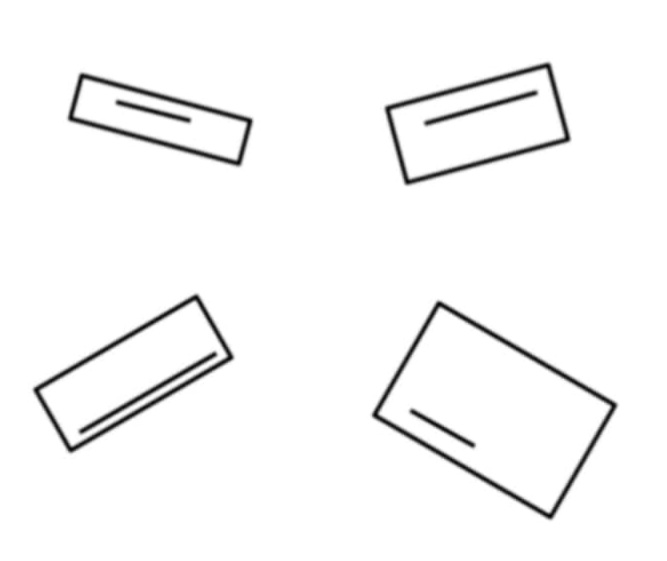
#> input picture shapedetector.jpg, 667 x 561 px
$ python rectangle_numbering.py.py
#> lines starting #> are read from the running program, lines starting #| are printed output that depends on the picture; after the words box and inside, x2 and y2 are one past the last pixel; in counts of white or black regions, pixels touching at a corner belong together; long printed decimals are rounded
import cv2
import numpy as np
import math

def do_nothing(a):
    pass

def get_contours(img, img_contour, contour_type):
    if contour_type == "line":
        contours, hierarchy = cv2.findContours(img, cv2.RETR_TREE, cv2.CHAIN_APPROX_SIMPLE)
    else:
        contours, hierarchy = cv2.findContours(img, cv2.RETR_EXTERNAL, cv2.CHAIN_APPROX_SIMPLE)

    print(len(contours))
    rectangle_contours = []
    line_contours = []

    for i in range(len(contours)):
        peri = cv2.arcLength(contours[i], True)
        approx = cv2.approxPolyDP(contours[i], 0.02 * peri, True)
        area = cv2.contourArea(contours[i])

        rect = cv2.minAreaRect(contours[i])
        box = cv2.boxPoints(rect)
        box = np.int0(box)
        center = rect[0]
        size = rect[1]
        angle = rect[2]

        if contour_type == "line":
            if area >= 5 and (size[0] < 20 or size[1] < 20):
                cv2.drawContours(img_contour, [box], 0, (0, 0, 255), 2)
                print(f"Contour {i} may be line.")
                line_dict = {'contour': i,
                             'center': center,
                             'size': size,
                             'angle': angle,
                             'area': area,
                             'box': box}
                line_contours.append(line_dict)
        else:
            x_start = box[3][0]
            y_start = box[3][1]
            a = box[0][0]
            b = box[0][1]
            c = box[2][0]
            d = box[2][1]
            d1 = math.sqrt((x_start - a) ** 2 + (y_start - b) ** 2)
            d2 = math.sqrt((x_start - c) ** 2 + (y_start - d) ** 2)
            if d1 >= d2:
                x_end = x_start - int(size[0])
                y_end = y_start - int(size[1])
            else:
                x_end = x_start + int(size[1])
                y_end = y_start - int(size[0])

            cv2.drawContours(img_contour, [box], 0, (0, 0, 255), 3)
            rect_dict = {'contour': i,
                         'center': center,
                         'size': size,
                         'angle': angle,
                         'area': area,
                         'box': box,
                         'BBpoints': [x_start, y_start, x_end, y_end]}
            rectangle_contours.append(rect_dict)

    if contour_type == "line":
        print(len(line_contours))
        similar_line_list = []
        while len(line_contours) != 0:
            similar_line = []
            line = line_contours[0]
            similar_line.append(line)
            for j in range(1, len(line_contours)):
                if j < len(line_contours):
                    if abs(line['center'][0] - line_contours[j]['center'][0] < 10 and line['center'][1] -
                           line_contours[j]['center'][1] < 10.0):
                        if abs(line['angle'] - line_contours[j]['angle']) < 1.0:
                            if abs(line['area'] - line_contours[j]['area']) < 175:
                                similar_line.append(line_contours[j])
                                print(f"Contours- {line['contour']} and {line_contours[j]['contour']} are same !!!")
                                del line_contours[j]
                                print(f"Length of line_contours : {len(line_contours)}")
            del line_contours[0]
            similar_line_list.extend([similar_line])

        for similar_lines in similar_line_list:
            if len(similar_lines) > 1:
                if similar_lines[0]['area'] < similar_lines[1]['area']:
                    line_contours.append(similar_lines[0])
                    print(f"Line {similar_lines[0]['contour']} is added to Line Contours")
                else:
                    line_contours.append(similar_lines[1])
                    print(f"Line {similar_lines[1]['contour']} is added to Line Contours")

            else:
                line_contours.append(similar_lines[0])
                print(f"Line {similar_lines[0]['contour']} is added to Line Contours")
        return line_contours
    else:
        return rectangle_contours

def stack_images(scale, img_array):
    rows = len(img_array)
    cols = len(img_array[0])
    rows_available = isinstance(img_array[0], list)

    if rows_available:
        width = img_array[0][0].shape[1]
        height = img_array[0][0].shape[0]

        for x in range(rows):
            for y in range(cols):
                if img_array[x][y].shape[:2] == img_array[0][0].shape[:2]:
                    img_array[x][y] = cv2.resize(img_array[x][y], (0, 0), None, scale, scale)
                else:
                    img_array[x][y] = cv2.resize(img_array[x][y], (img_array[0][0].shape[1], img_array[0][0].shape[0]), None, scale, scale)

                if len(img_array[x][y].shape) == 2:
                    img_array[x][y] = cv2.cvtColor(img_array[x][y], cv2.COLOR_GRAY2BGR)

        image_blank = np.zeros((height, width, 3), np.uint8)
        hor = [image_blank] * rows

        for x in range(rows):
            hor[x] = np.hstack(img_array[x])

        ver = np.vstack(hor)

    else:
        for x in range(rows):
            if img_array[x].shape[:2] == img_array[0].shape[:2]:
                img_array[x] = cv2.resize(img_array[x], (0, 0), None, scale, scale)
            else:
                img_array[x] = cv2.resize(img_array[x], (img_array[0].shape[1], img_array[0].shape[0]), None, scale, scale)

            if len(img_array[x].shape) == 2:
                img_array[x] = cv2.cvtColor(img_array[x], cv2.COLOR_GRAY2BGR)

        hor = np.hstack(img_array)
        ver = hor

    return ver

def main():
    image = cv2.imread('shapedetector.jpg')
#> image is the input picture: shape (561, 667, 3); min 1, max 255, mean 247.4
    image_contour = image.copy()

    image_blur = cv2.GaussianBlur(image, (7, 7), 1)
    image_gray = cv2.cvtColor(image_blur, cv2.COLOR_BGR2GRAY)

    image_canny = cv2.Canny(image_gray, 20, 23)
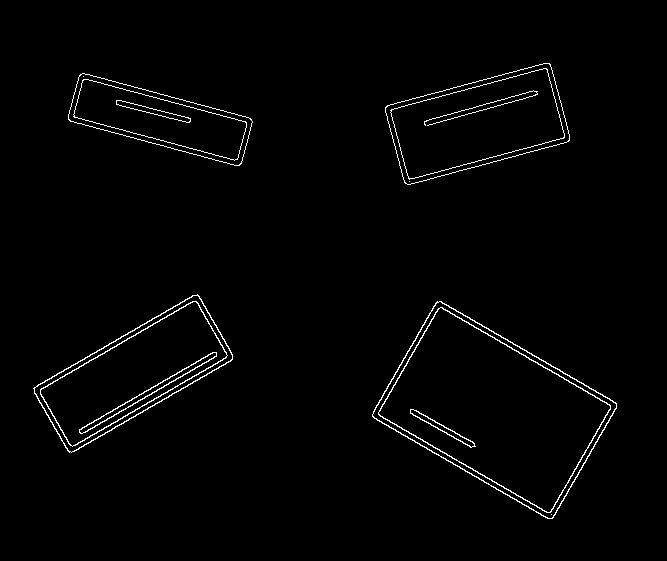
#> image_canny: shape (561, 667); 1.6% white in thin lines or dots, all inside (x1, y1, x2, y2) = (33, 63, 617, 519)

    line_contours = get_contours(image_canny, image_contour, "line")
#> in get_contours, `contours, hierarchy = cv2.findContours(img, cv2.RETR_TREE, cv2.CHAIN_A..`: contours = 26 contours, 4 with area under 20; largest, box (x1, y1, x2, y2) and area: (372, 301, 617, 519) 28054, (372, 301, 617, 519) 27726, (378, 307, 611, 513) 24866, (378, 307, 611, 513) 24554, (33, 294, 233, 453) 14385
#| 26
#> the loop in get_contours, `for i in range(len(contours)):` made 26 passes
#> (peri, approx, area, box, center, size, angle) on passes 1, 2, 4, 5: (727.8, [[437, 301], [372, 416], [552, 518], [616, 403]], 28054.5, [[551, 520], [369, 415], [437, 298], [618, 403]], (494.1, 409.7), (135.4, 209.8), -59.98), (724.6, [[437, 302], [616, 404], [551, 518], [372, 415]], 27725.5, [[550, 520], [370, 415], [437, 299], [618, 403]], (494.1, 409.7), (134.5, 208.8), -59.98), (688.3, [[438, 308], [378, 414], [550, 512], [610, 405]], 24866.5, [[549, 514], [375, 414], [438, 305], [612, 405]], (494.1, 409.7), (125.8, 200.3), -59.97), (686, [[440, 307], [610, 406], [549, 512], [378, 413]], 24553.5, [[549, 513], [376, 413], [439, 305], [611, 405]], (494.2, 409.8), (124.9, 199.4), -59.98)
#| Contour 5 may be line.
#| Contour 6 may be line.
#| Contour 11 may be line.
#| Contour 12 may be line.
#| Contour 17 may be line.
#| Contour 18 may be line.
#| Contour 25 may be line.
#> after the loop in get_contours, `for i in range(len(contours)):`: line_contours = 7 items; rectangle_contours = []
#| 7
#> the loop in get_contours, `while len(line_contours) != 0:` made 4 passes
#| Contours- 5 and 6 are same !!!
#| Length of line_contours : 6
#| Contours- 11 and 12 are same !!!
#| Length of line_contours : 4
#| Contours- 17 and 18 are same !!!
#| Length of line_contours : 2
#> after the loop in get_contours, `while len(line_contours) != 0:`: similar_line_list = 4 items
#> the loop in get_contours, `for similar_lines in similar_line_list:` made 4 passes
#| Line 6 is added to Line Contours
#| Line 12 is added to Line Contours
#| Line 18 is added to Line Contours
#| Line 25 is added to Line Contours
#> line_contours = 4 items

    rectangle_contours = get_contours(image_canny, image_contour, "rectangle")
#> call 2 of get_contours, with contour_type = 'rectangle'
#> in get_contours (call 2), `contours, hierarchy = cv2.findContours(img, cv2.RETR_EXTERNAL, cv2.CHA..`: contours = 4 contours; box (x1, y1, x2, y2) and area: (372, 301, 617, 519) 28054, (33, 294, 233, 453) 14385, (385, 63, 570, 185) 14008, (68, 73, 253, 166) 8842
#| 4
#> the loop in get_contours (call 2), `for i in range(len(contours)):` made 4 passes
#> (peri, approx, area, box, center, size, angle, x_start) on passes 1 to 4: (727.8, [[437, 301], [372, 416], [552, 518], [616, 403]], 28054.5, [[551, 520], [369, 415], [437, 298], [618, 403]], (494.1, 409.7), (135.4, 209.8), -59.98, 618), (563.7, [[197, 294], [33, 388], [69, 452], [232, 359]], 14385, [[69, 454], [30, 388], [196, 291], [235, 358]], (133.1, 373.1), (191.9, 76.39), -30.07, 235), (482.3, [[79, 75], [70, 121], [241, 163], [250, 118]], 8842.5, [[240, 166], [66, 120], [79, 71], [253, 118]], (159.8, 119.1), (50.46, 180.2), -74.99, 253), (534.4, [[550, 64], [387, 105], [404, 182], [568, 141]], 14008.5, [[404, 185], [383, 105], [549, 60], [571, 140]], (477.1, 123.4), (172.5, 82.85), -15.04, 571)
#> after the loop in get_contours (call 2), `for i in range(len(contours)):`:
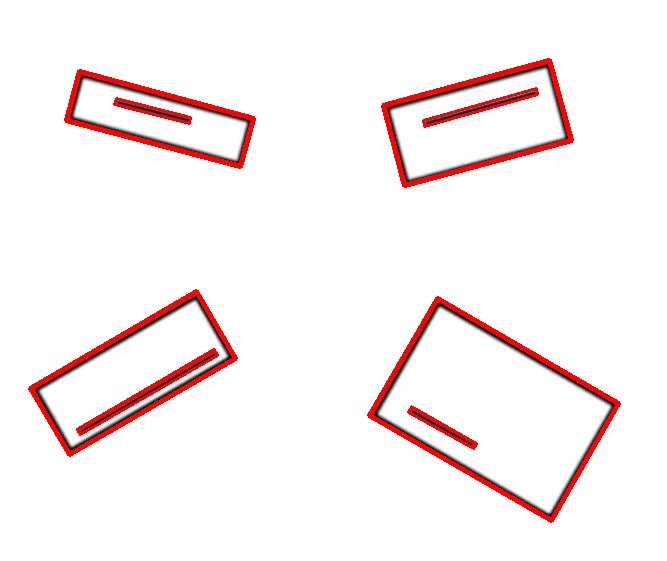
#> img_contour: shape (561, 667, 3); mean B, G, R 241.1, 241.1, 250.6
#> after the loop in get_contours (call 2), `for i in range(len(contours)):`: line_contours = []; rectangle_contours = 4 items
#> rectangle_contours = 4 items
    numbered_img_contour = image.copy()


    sorted_index = []
    i = 0
    for line_contour in line_contours:
        line_box = line_contour['box']
        cv2.drawContours(numbered_img_contour, [line_box], 0, (0, 0, 255), 1)
        print(line_contour['size'])
        if line_contour['size'][0] > line_contour['size'][1]:
            line_contour['length'] = line_contour['size'][0]
            line_contour['width'] = line_contour['size'][1]
        else:
            line_contour['length'] = line_contour['size'][1]
            line_contour['width'] = line_contour['size'][0]
        dict = {'index': i,
                'length': line_contour['length'],
                'width': line_contour['width']}
        sorted_index.append(dict)
        i = i + 1
#> this loop made 4 passes
#> (line_box, dict) on passes 1 to 4: ([[472, 447], [408, 412], [411, 407], [474, 443]], {'index': 0, 'length': 72.94, 'width': 5.24}), ([[80, 434], [78, 429], [214, 350], [217, 355]], {'index': 1, 'length': 157.6, 'width': 5.3}), ([[189, 123], [115, 104], [116, 98], [190, 117]], {'index': 2, 'length': 76.4, 'width': 5.69}), ([[424, 126], [423, 120], [536, 88], [537, 94]], {'index': 3, 'length': 117.7, 'width': 5.83})
#| (5.235, 72.942)
#| (157.646, 5.303)
#| (5.690, 76.400)
#| (117.710, 5.835)
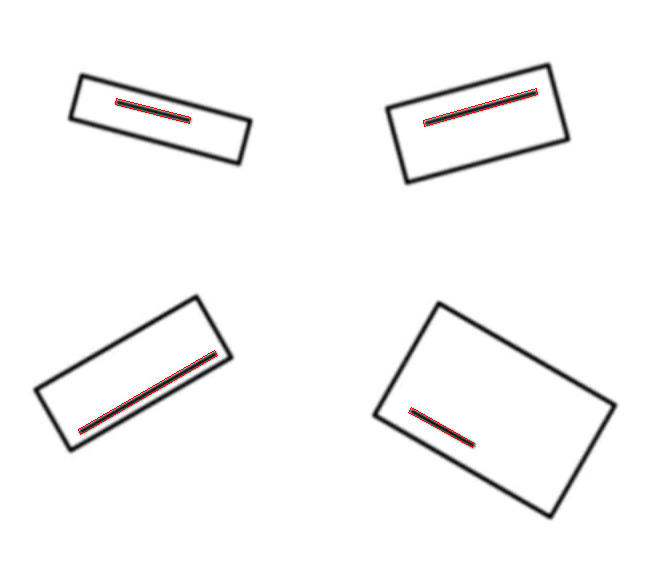
#> numbered_img_contour: shape (561, 667, 3); 0.22% of pixels changed, all inside (x1, y1, x2, y2) = (78, 88, 538, 448)
#> after the loop, i = 4; sorted_index = 4 items

    temp = sorted_index.copy()
#> temp = 4 items

    sorted_index = sorted(sorted_index, key=lambda d: d['length'])

    for i in range(0, len(sorted_index)):
        index = sorted_index[i]['index']
        length = sorted_index[i]['length']
        x = int(rectangle_contours[index]['center'][0])
        y = int(rectangle_contours[index]['center'][1])
        cv2.putText(numbered_img_contour, f"R-{i + 1}", (x - 100, y + 100), cv2.FONT_HERSHEY_DUPLEX, 1.2, (0, 255, 0), 2)
        cv2.putText(numbered_img_contour, f"Length: {round(length, 2)}", (x - 100, y + 135),
                    cv2.FONT_HERSHEY_DUPLEX, 1, (0, 255, 0), 2)

        cv2.putText(numbered_img_contour, "Rectangle Numbering Image", (120, 28), cv2.FONT_HERSHEY_DUPLEX, 1, (0, 0, 0), 2)
        cv2.imshow("Rectangular Numbering Window", numbered_img_contour)
#> this loop made 4 passes
#> (index, length, x, y) on passes 1 to 4: (0, 72.94, 494, 409), (2, 76.4, 159, 119), (3, 117.7, 477, 123), (1, 157.6, 133, 373)
#> pass 1, in main, `cv2.imshow("Rectangular Numbering Window", numbered_img_contour)`:
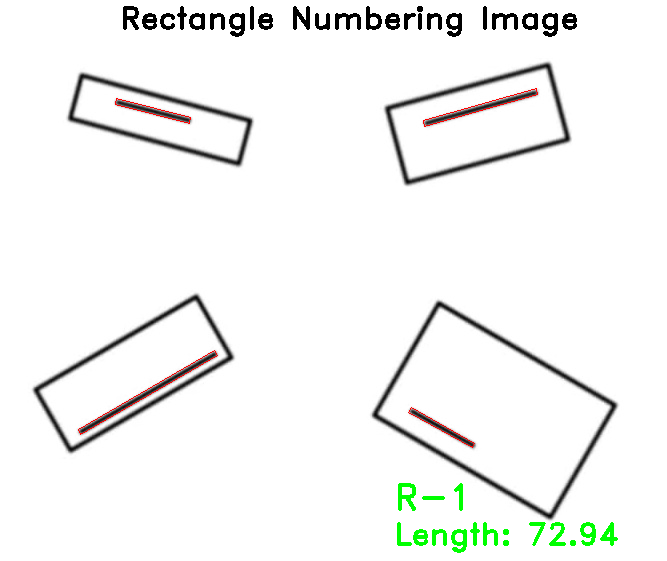
#> window 'Rectangular Numbering Window': shape (561, 667, 3); mean B, G, R 242.7, 244.3, 243.2
#> after the loop:
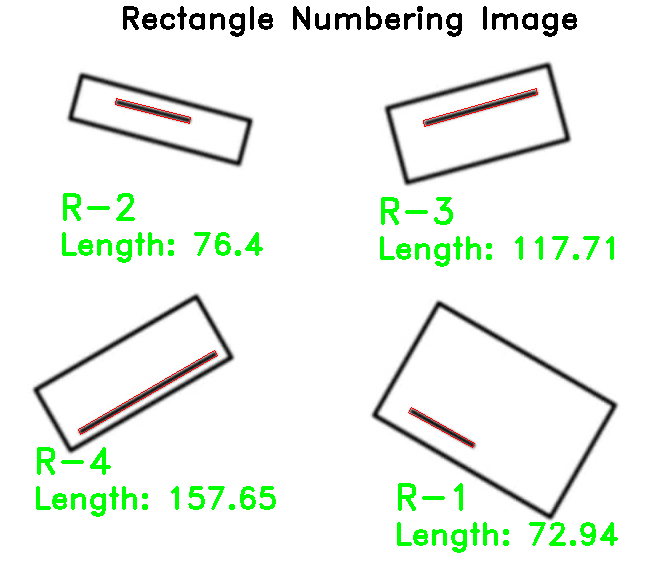
#> numbered_img_contour: shape (561, 667, 3); 3.61% of pixels changed, all inside (x1, y1, x2, y2) = (36, 6, 618, 553)


    cv2.putText(image, "BGR Image", (120, 28),cv2.FONT_HERSHEY_DUPLEX, 1, (0, 0, 0), 2)
#> image: shape (561, 667, 3); 0.44% of pixels changed, all inside (x1, y1, x2, y2) = (123, 6, 294, 37)
    cv2.putText(image_blur, "Blur Image", (120, 28), cv2.FONT_HERSHEY_DUPLEX, 1, (0, 0, 0), 2)
#> image_blur: shape (561, 667, 3); min 0, max 255, mean 246.3
    cv2.putText(image_gray, "Gray Image", (120, 28), cv2.FONT_HERSHEY_DUPLEX, 1, (0, 0, 0), 2)
#> image_gray: shape (561, 667); min 0, max 255, mean 246.3
    cv2.putText(image_canny, "Canny Image", (120, 28),cv2.FONT_HERSHEY_DUPLEX, 1, (255, 255, 255), 2)
#> image_canny: shape (561, 667); 2% white in thin lines or dots, all inside (x1, y1, x2, y2) = (33, 6, 617, 519)
    cv2.putText(image_contour, "Minimum Area Bounded", (120, 28), cv2.FONT_HERSHEY_DUPLEX, 1, (0, 0, 0), 2)
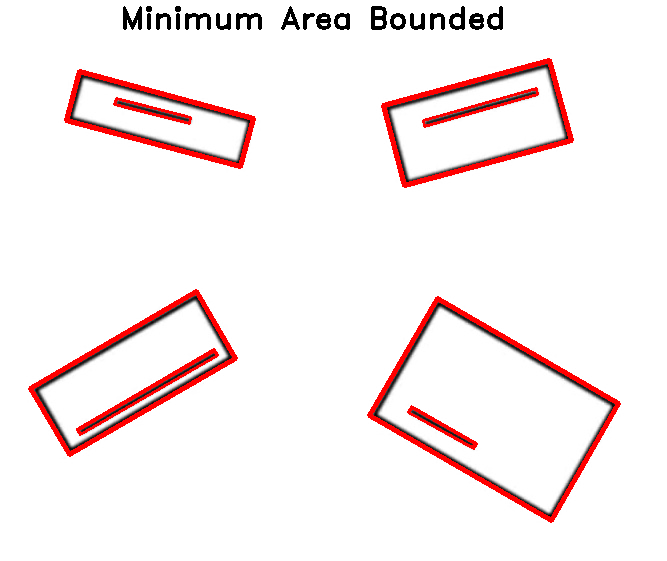
#> image_contour: shape (561, 667, 3); 4.56% of pixels changed, all inside (x1, y1, x2, y2) = (28, 6, 621, 523)


    img_stacked = stack_images(0.8, ([image, image_blur, image_gray],
                                   [image_canny, image_contour, numbered_img_contour]))
#> after the loop in stack_images, `for x in range(rows):`: hor = 2 items
#> in stack_images, `ver = np.vstack(hor)`:
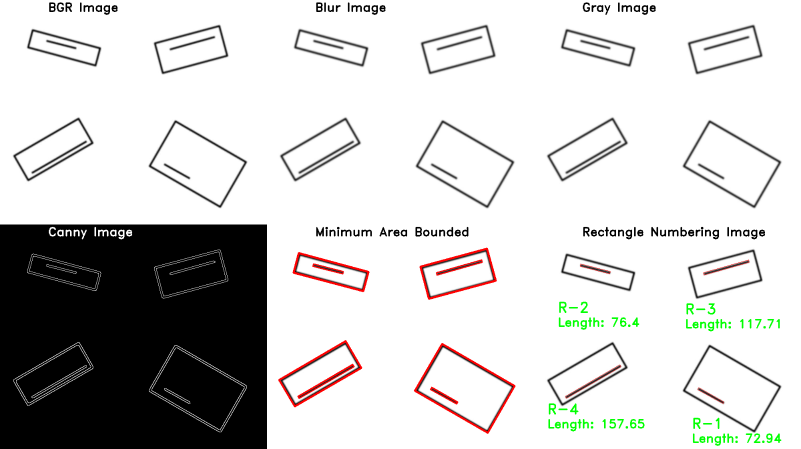
#> ver: shape (898, 1602, 3) (shown at 1/2 size); mean of channels 0, 1, 2 203.5, 204.5, 205.1; drawn as B, G, R

    cv2.namedWindow("Result", cv2.WINDOW_NORMAL)
    cv2.imshow("Result", img_stacked)
    cv2.waitKey(0)

    print("Task Completed")

if __name__ == "__main__":
    main()
